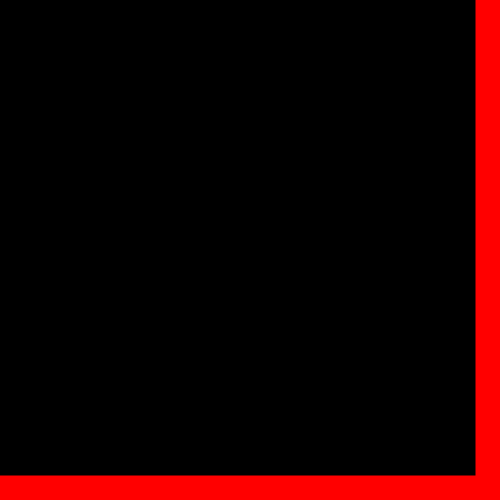
Frame 1 (no input)
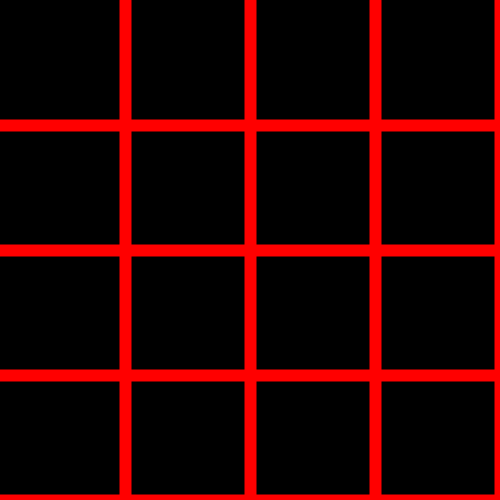
Frame 60 (the mouse pressed at the canvas centre just before this capture)
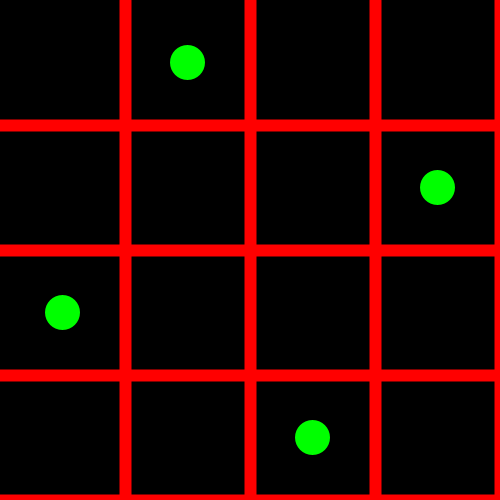
Frame 120 (the mouse held since frame 60 and released just before this capture)

The Processing sketch that drew these frames (run headless with seeded random() and noise(); from frame 60 on, the mouse is pressed at the canvas centre):

// Processing sketch: Queens
// ── Queens.pde
ArrayList<Queen> queens = new ArrayList();
Queen queen = new Queen();

int boardSize = 1;
boolean running = false;

void setup() {
  size(500, 500);
  textSize(20);
  stroke(255);
  frameRate(60);
}

void draw() {
  background(0);
  drawGrid();
  if (!running) {
    frameRate(60);
    boardSize = constrain((int)map(mouseX, 0, width - 50, 4, 12), 4, 12);
  } else {
    frameRate(map(mouseY, 0, height, 1, map(boardSize, 4, 12, 20, 400)));
    solveProblem();
    drawQueens();
  }
  println(boardSize);
}

int modulo(int x) {
  if (x >= 0) {
    return x;
  } else {
    return -x;
  }
}

void mousePressed() {
  if (running) {
    queens.clear();
    queen.x = 1;
    queen.y = 1;
    running = false;
  } else {
    running = true;
  }
}

void solveProblem() {
  if (queen.y <= boardSize) {
    boolean isGuarded = false;
    for (int i = 0; i < queens.size(); i++) {
      if (queens.get(i).guards(queen.x, queen.y)) {
        isGuarded = true;
        break;
      }
    }
    if (!isGuarded) {
      Queen newQueen = new Queen();
      newQueen.x = queen.x;
      newQueen.y = queen.y;
      queens.add(newQueen);
      queen.y++;
      queen.x = 1;
    } else {
      queen.x++;
      if (queen.x > boardSize) {
        while (queen.x > boardSize) {
          queen.x = queens.get(queens.size() - 1).x;
          queen.x++;
          queen.y = queens.get(queens.size() - 1).y;
          queens.remove(queens.size() - 1);
        }
      }
    }
  }
}

void drawGrid() {
  float size = width / boardSize;
  stroke(255, 0, 0);
  strokeWeight(50 / boardSize);
  for (int i = 0; i < boardSize; i++) {
    line(size * (i + 1), 0, size * (i + 1), height);
    line(0, size * (i + 1), width, size * (i + 1));
  }
}

void drawQueens() {
  float size = width / boardSize;
  strokeWeight(5);
  for (int i = 0; i < queens.size(); i++) {
    stroke(0, 255, 0);
    fill(0, 255, 0);
    ellipse((queens.get(i).x - 1) * size + size / 2, (queens.get(i).y - 1) * size + size / 2, 120 / boardSize, 120 / boardSize);
  }
  stroke(255);
  fill(255);
  ellipse((queen.x - 1) * size + size / 2, (queen.y - 1) * size + size / 2, 40 / boardSize, 40 / boardSize);
}
// ── Queen.pde
class Queen {
  int x = 1, y = 1;

  boolean guards(int x, int y) {
    if (this.x == x || this.y == y || (modulo(this.x - x) == modulo(this.y - y))) {
      return true;
    } else {
      return false;
    }
  }
}
